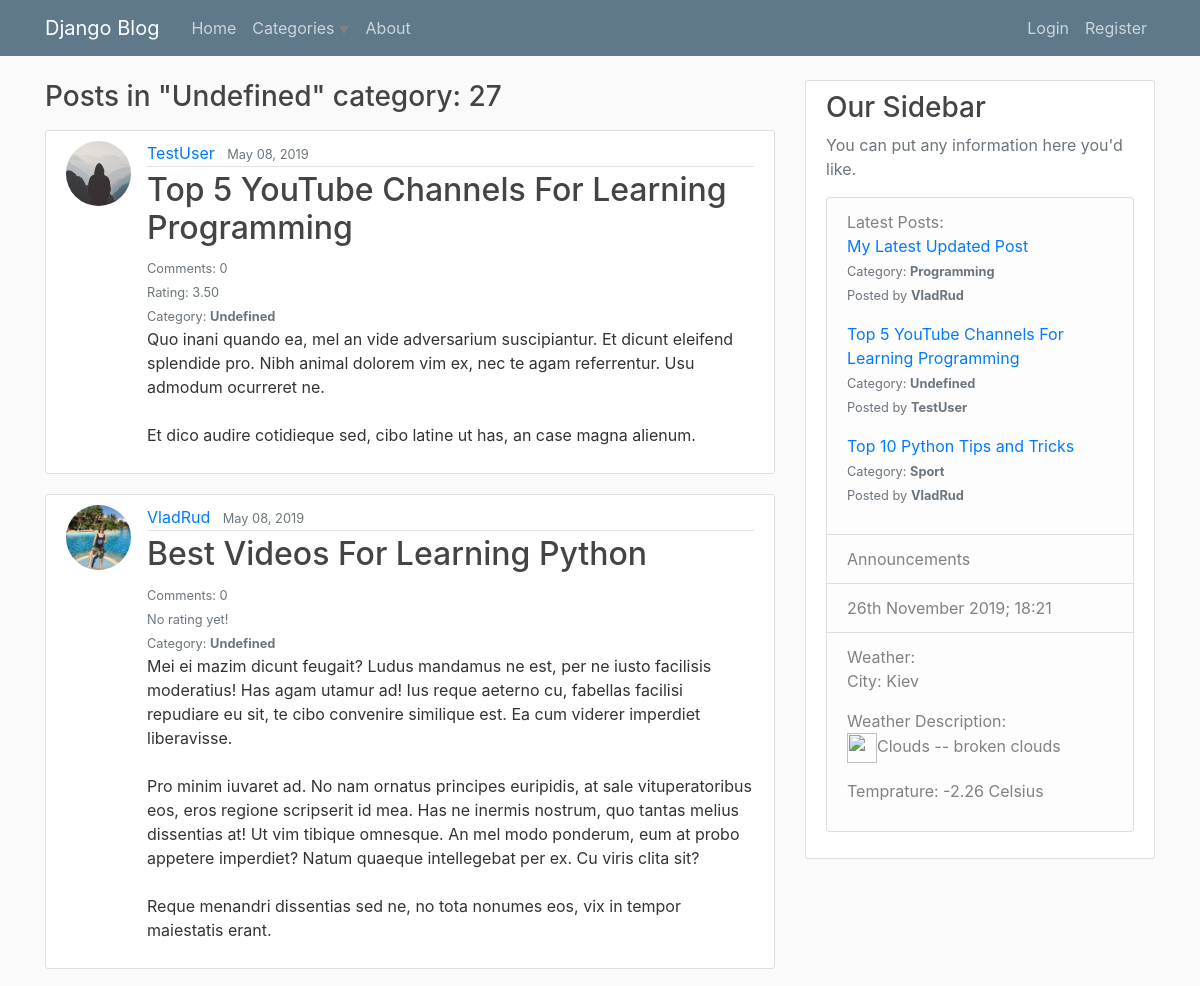
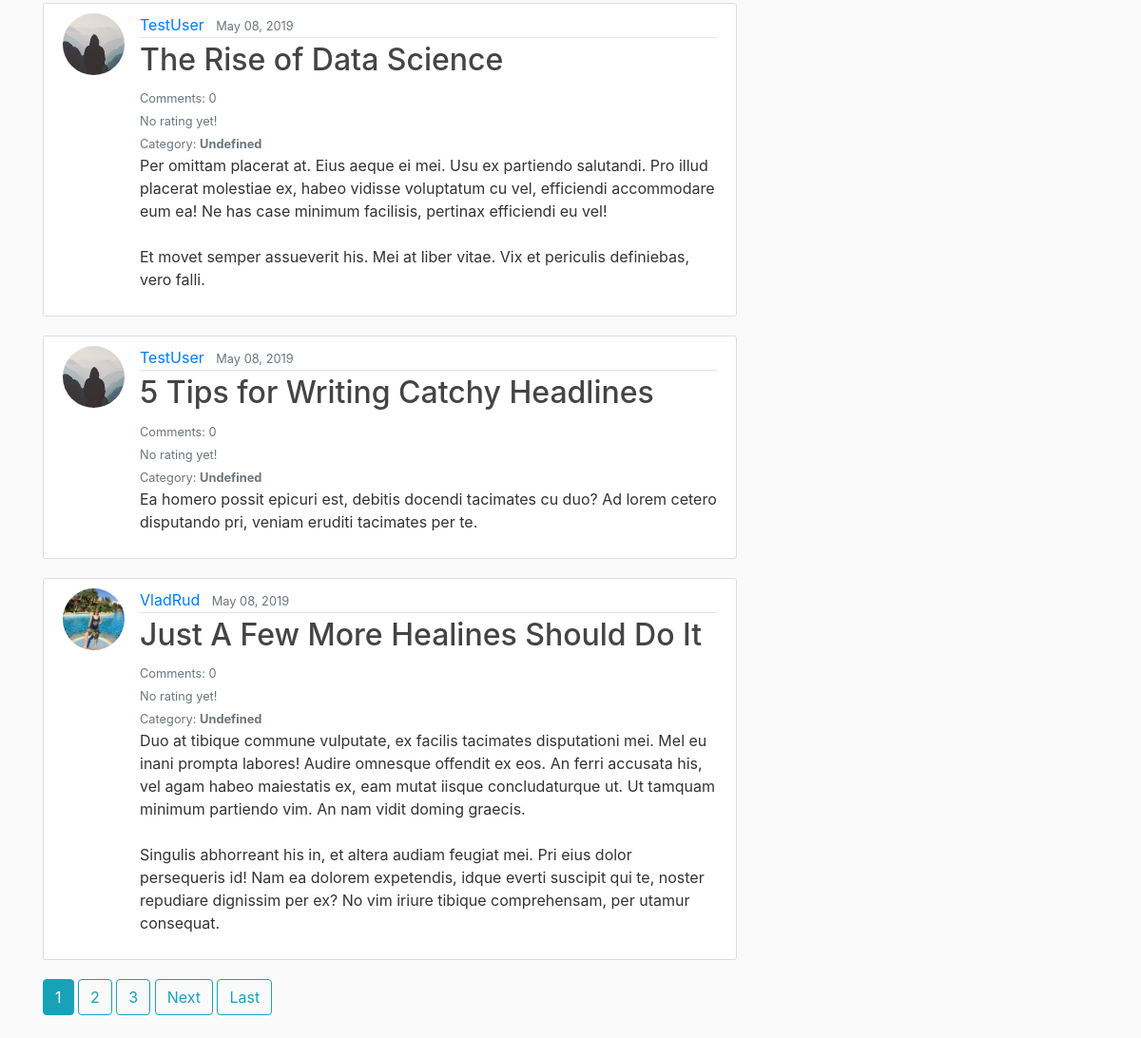
Screenshot of /category/Undefined with the database file from the repository (2 pictures, top to bottom).
### blog/models.py (models this page shows, shortened)
class Post(models.Model):
    title = models.CharField(max_length=100)
    content = HTMLField()
    date_posted = models.DateTimeField(default=timezone.now)
    author = models.ForeignKey(User, on_delete=models.CASCADE)
    review_star = models.IntegerField(default=0)
    category = models.CharField(max_length=20, choices=category_choices, default='Undefined')

### users/models.py (models this page shows, shortened)
class Profile(models.Model):
    user = models.OneToOneField(User, on_delete=models.CASCADE)
    image = models.ImageField(default='default.jpg', upload_to='profile_pics')

### blog/views.py (the view)
# urls.py: path('category/<str:category>', views.category_posts),
def category_posts(request, category):
    category_posts_list = Post.objects.filter(category=category).order_by('-date_posted')
    paginator = Paginator(category_posts_list, 5)
    page = request.GET.get('page')
    category_posts_list_paginated = paginator.get_page(page)
    return render(request, 'blog/category_posts.html', {'posts': category_posts_list_paginated,
                                                        'category': category,
                                                        'title': f'{category} Category'})

### blog/templatetags/custom_tags.py (called while the page is built)
@register.simple_tag
def latest_posts():
    latest_posts_html = ''
    latest_posts_list = Post.objects.all().order_by('-date_posted')[:3]
    for post in latest_posts_list:
        latest_posts_html += f"""<p><a href='/post/{post.id}/'>{post.title}</a>
                             <br><small class='text-muted'>Category: <strong>{post.category}</strong></small>
                             <br><small class='text-muted'>Posted by <strong>{post.author}</strong></small></p>"""
    return mark_safe(latest_posts_html)

@register.simple_tag
def category_list():
    category_list_html = ''
    for category_choice in category_choices:
        if len(Post.objects.filter(category=category_choice[0])):
            category_list_html += f"<a href='/category/{category_choice[0]}'>{category_choice[0]}</a>"
    return mark_safe(category_list_html)

### blog/templates/blog/category_posts.html (shortened to what this page needs)
{% extends 'blog/base.html' %}
{% block content %}
{% load mathfilters %}
    {% if posts.paginator.count < 2 %}
        <h3 class="mb-3">There is only one post...</h3>
    {% else %}
	    <h3 class="mb-3">Posts in "{{ category }}" category: {{ posts.paginator.count }}</h3>
    {% endif %}
	{% for post in posts %}
		<article class="media content-section">
			<img class="rounded-circle article-img" src="{{ post.author.profile.image.url }}">
		  	<div class="media-body">
		    <div class="article-metadata">
		      <a class="mr-2" href="{% url 'user-posts' post.author.username %}">{{ post.author }}</a>
		      <small class="text-muted">{{ post.date_posted|date:'F d, Y' }}</small>
		    </div>
		    <h2><a class="article-title" href="{% url 'post-detail' post.id %}">{{ post.title }}</a></h2>
		    <small class="text-muted">Comments: {{ post.comments.count }}</small>
			<br>
		    {% if post.reviews.count %}
		    	<small class="text-muted">Rating: {{ post.review_star|div:post.reviews.count|floatformat:2 }}</small>
		    {% else %}
		    	<small class="text-muted">No rating yet!</small>
		    {% endif %}
			<br>
			<small class="text-muted">Category: <strong>{{ post.category }}</strong></small>
		    <p class="article-content">{{ post.content|safe }}</p>
		  </div>
		</article>
	{% endfor %}
	{% if posts.paginator.num_pages > 1 %}
		{% for num in posts.paginator.page_range %}
			{% if posts.number == num %}
				<a class='btn btn-info mb-4' href="?page={{ num }}">{{ num }}</a>
			{% elif num > posts.number|add:'-3' and num < posts.number|add:'3' %}
				<a class='btn btn-outline-info mb-4' href="?page={{ num }}">{{ num }}</a>
			{% endif %}
		{% endfor %}
		{% if posts.has_next %}
			<a class='btn btn-outline-info mb-4' href="?page={{ posts.next_page_number }}">Next</a>
			<a class='btn btn-outline-info mb-4' href="?page={{ posts.paginator.num_pages }}">Last</a>
		{% endif%}
	{% endif %}
{% endblock content %}

### blog/templates/blog/base.html (shortened to what this page needs)
{% load static %}
{% load custom_tags %}
<!DOCTYPE html>
<html>
<head>
    <link rel="stylesheet" href="https://maxcdn.bootstrapcdn.com/bootstrap/4.0.0/css/bootstrap.min.css">
    <link rel='stylesheet' type='text/css' href='{% static "blog/main.css" %}'>
</head>
<body>
		<header class="site-header">
		  <nav class="navbar navbar-expand-md navbar-dark bg-steel fixed-top">
		    <div class="container">
		      <a class="navbar-brand mr-4" href="{% url 'blog-home' %}">Django Blog</a>
		      <div class="collapse navbar-collapse" id="navbarToggle">
		        <div class="navbar-nav mr-auto">
					<a class="nav-item nav-link" href="{% url 'blog-home' %}">Home</a>
					<div class="dropdown-categories nav-link">
						<button class="dropbtn nav-item" disabled>Categories</button>
					</div>
					<a class="nav-item nav-link" href="{% url 'blog-about' %}">About</a>
		        </div>
		        <div class="navbar-nav">
		        	{% if user.is_authenticated %}
		        		<a class="nav-item nav-link" href="{% url 'post-create' %}">New Post</a>
		        		<a class="nav-item nav-link" href="{% url 'profile' %}">Profile</a>
		        		<a class="nav-item nav-link" href="{% url 'logout' %}">Logout</a>
		        	{% else %}
						<a class="nav-item nav-link" href="{% url 'login' %}">Login</a>
						<a class="nav-item nav-link" href="{% url 'register' %}">Register</a>
					{% endif %}
		        </div>
		      </div>
		    </div>
		  </nav>
	</header>
	<main role="main" class="container">
	  <div class="row">
			<div class="col-md-8">
	    	{% block content %}{% endblock %}
	  	</div>
		    <div class="col-md-4">
		      <div class="content-section">
		        <h3>Our Sidebar</h3>
		        <p class='text-muted'>You can put any information here you'd like.
		          <ul class="list-group">
		            <li class="list-group-item list-group-item-light">Latest Posts:{% latest_posts %}</li>
		            <li class="list-group-item list-group-item-light">Announcements</li>
		            <li class="list-group-item list-group-item-light">{% now "jS F Y; H:i" %}</li>
		            <li class="list-group-item list-group-item-light">Weather:{% include "blog/weather.html" %}</li>
		          </ul>
		        </p>
		      </div>
		    </div>
		  </div>
		</main>
</body>
</html>

### blog/static/blog/main.css (style rules this page uses)
body { background: #fafafa; color: #333333; margin-top: 5rem; }
h1, h2, h3, h4, h5, h6 { color: #444444; }
ul { margin: 0; }
.bg-steel { background-color: #5f788a; }
.site-header .navbar-nav .nav-link { color: #cbd5db; }
.content-section { background: #ffffff; padding: 10px 20px; border: 1px solid #dddddd; border-radius: 3px; margin-bottom: 20px; }
.article-title { color: #444444; }
.article-content { white-space: pre-line; }
.article-img { height: 65px; width: 65px; margin-right: 16px; }
.article-metadata { padding-bottom: 1px; margin-bottom: 4px; border-bottom: 1px solid #e3e3e3 }
.dropbtn { color: #cbd5db; border: none; padding: 0px 15px 0px 0px; background-color: #5f788a; background-image: url(triangle_down.png); background-repeat: no-repeat, repeat; background-position: right, 0 0; background-size: .65em auto, 100%; background-position-y: 9px; }

### rows the page displays
Post: author.profile.image (placeholder picture), author "TestUser", date_posted "May 08, 2019", title "Top 5 YouTube Channels For Learning Programming", comments.count "0", review_star|div "3.50", category "Undefined", content "Quo inani quando ea, mel an vide adversarium suscipiantur. Et dicunt eleifend splendide pro. Nibh animal dolorem vim ex, nec te agam referrentur. Usu admodum ocurreret ne. Et dico audire cotidieque sed, cibo latine ut has, an case magna alienum."
Post: author.profile.image (picture), author "VladRud", date_posted "May 08, 2019", title "Best Videos For Learning Python", comments.count "0", shows "No rating yet!", category "Undefined", content "Mei ei mazim dicunt feugait? Ludus mandamus ne est, per ne iusto facilisis moderatius! Has agam utamur ad! Ius reque aeterno cu, fabellas facilisi repudiare eu sit, te cibo convenire similique est. Ea cum viderer imperdiet liberavisse. Pro minim iuvaret ad. No nam ornatus principes euripidis, at sale vituperatoribus eos, eros regione scripserit id mea. Has ne inermis nostrum, quo tantas melius dissentias at! Ut vim tibique omnesque. An mel modo ponderum, eum at probo appetere imperdiet? Natum quaeque intellegebat per ex. Cu viris clita sit? Reque menandri dissentias sed ne, no tota nonumes eos, vix in tempor maiestatis erant."
Post: author.profile.image (placeholder picture), author "TestUser", date_posted "May 08, 2019", title "The Rise of Data Science", comments.count "0", shows "No rating yet!", category "Undefined", content "Per omittam placerat at. Eius aeque ei mei. Usu ex partiendo salutandi. Pro illud placerat molestiae ex, habeo vidisse voluptatum cu vel, efficiendi accommodare eum ea! Ne has case minimum facilisis, pertinax efficiendi eu vel! Et movet semper assueverit his. Mei at liber vitae. Vix et periculis definiebas, vero falli."
Post: author.profile.image (placeholder picture), author "TestUser", date_posted "May 08, 2019", title "5 Tips for Writing Catchy Headlines", comments.count "0", shows "No rating yet!", category "Undefined", content "Ea homero possit epicuri est, debitis docendi tacimates cu duo? Ad lorem cetero disputando pri, veniam eruditi tacimates per te."
Post: author.profile.image (picture), author "VladRud", date_posted "May 08, 2019", title "Just A Few More Healines Should Do It", comments.count "0", shows "No rating yet!", category "Undefined", content "Duo at tibique commune vulputate, ex facilis tacimates disputationi mei. Mel eu inani prompta labores! Audire omnesque offendit ex eos. An ferri accusata his, vel agam habeo maiestatis ex, eam mutat iisque concludaturque ut. Ut tamquam minimum partiendo vim. An nam vidit doming graecis. Singulis abhorreant his in, et altera audiam feugiat mei. Pri eius dolor persequeris id! Nam ea dolorem expetendis, idque everti suscipit qui te, noster repudiare dignissim per ex? No vim iriure tibique comprehensam, per utamur consequat."
Post: id+title+category "My Latest Updated Post Category: Programming Posted by VladRud Top 5 YouTube Channels For Learning Programming Category: Undefined Posted by TestUser Top 10 Python Tips and Tricks Category: Sport Posted by VladRud"

### other values shown
{{ category }} "Undefined"
{{ posts.paginator.count }} "27"
{{ num }} "1"
{{ num }} "2" "3"
